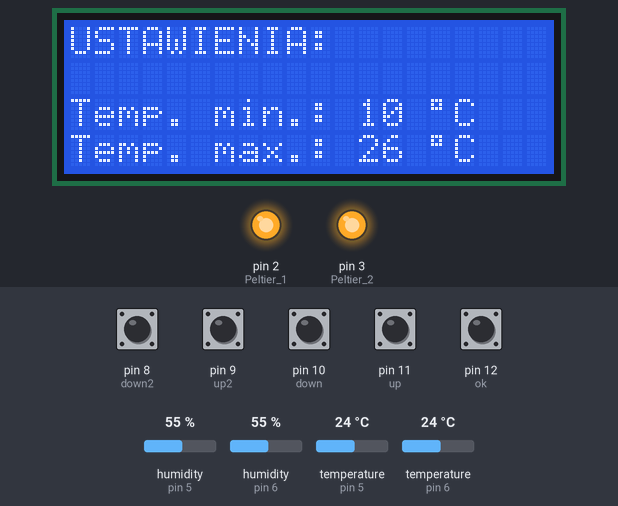
A sketch run on a simulated Arduino Uno, built with avr-gcc and run on an emulated ATmega328P. Shown: 20×4 character LCD, output pins drawn as LEDs (lit = HIGH). The inputs (shaded band) are chosen by the test bench; at power-on: pin 8 (down2), pin 9 (up2), pin 10 (down), pin 11 (up), pin 12 (ok) HIGH, temperature (sensors on pin 5, pin 6) 24 °C, humidity (sensors on pin 5, pin 6) 55 %. What the sketch prints to the serial monitor is not drawn.

Above: at 4.2 s.
4.3 s: pin 12 (ok) pulled LOW for 1 s
At 4.7 s:
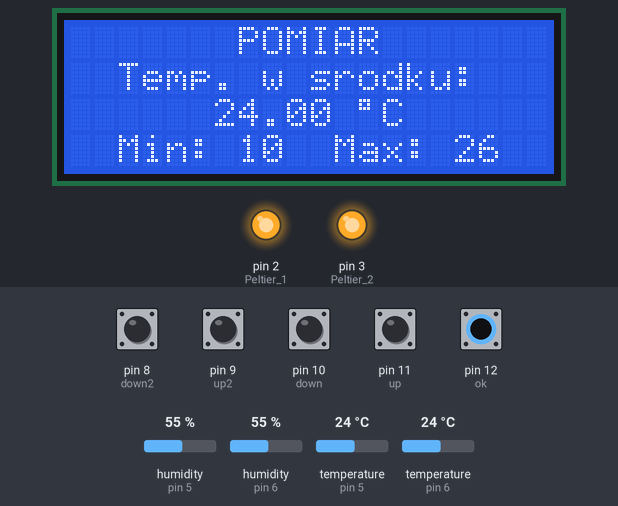
6.8 s: pin 8 (down2) pulled LOW for 0.15 s
At 8.2 s:
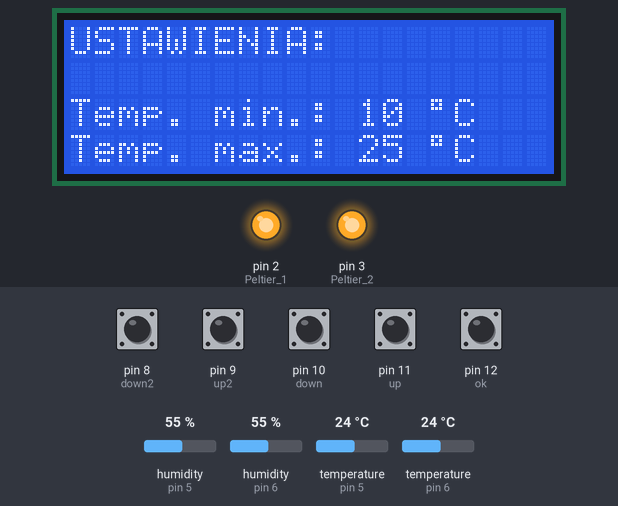
8.5 s: pin 12 (ok) pulled LOW for 0.15 s
10.2 s: temperature (sensor on pin 5) set to 25.6 °C
At 12.6 s:
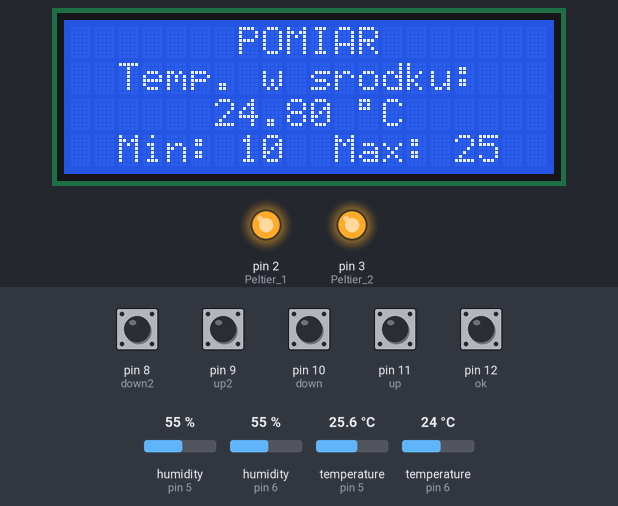
12.9 s: temperature (sensor on pin 5) set to 26.6 °C
At 14.7 s:
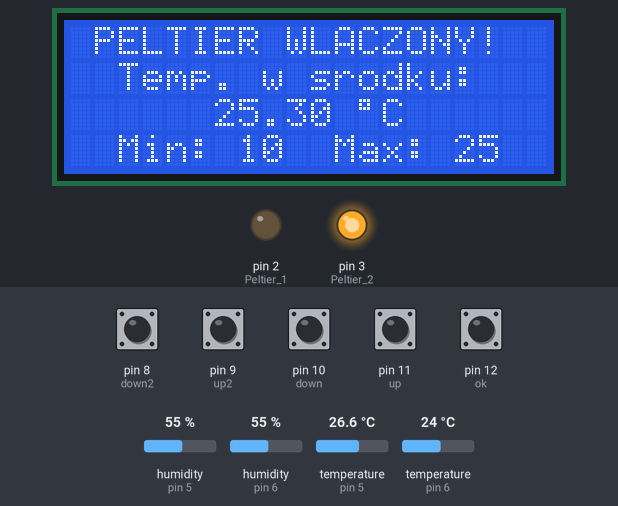
15.0 s: temperature (sensor on pin 5) set to 10.6 °C
At 16.7 s:
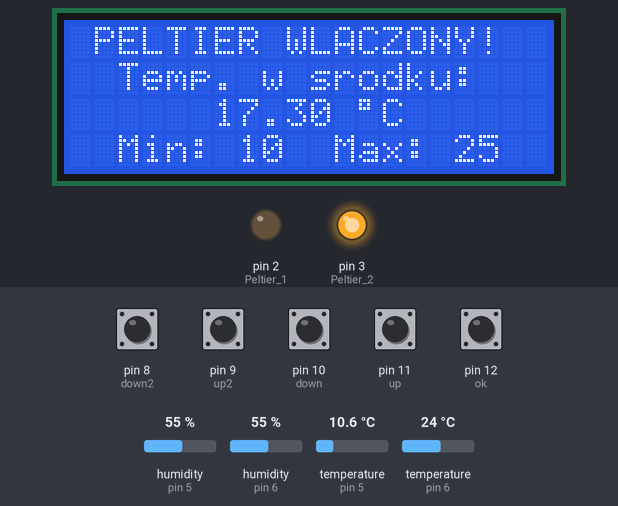
17.0 s: temperature (sensor on pin 5) set to 9.5 °C
At 18.7 s:
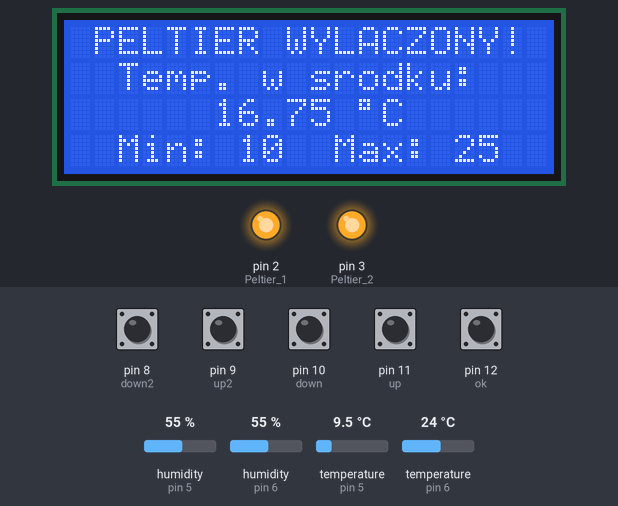
Timing chart, 0 to 20.1 s (numbered marks = the images above; inputs shaded):
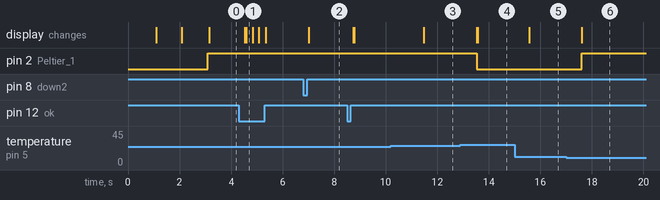

Measured:
- the behaviour switches between 25.9 and 26 °C on temperature (sensor on pin 5) (found by bisection; images 3 and 4)
- the behaviour switches between 10.1 and 10 °C on temperature (sensor on pin 5) (found by bisection; images 5 and 6)
- after the input at 4.3 s, the display: first changes after 0.24 s (image 1 shows a later state)
- after the input at 6.8 s, the display: changes after 0.22 s (image 2)
- after the input at 10.2 s, the display: changes after 1.3 s (image 3)
- after the input at 12.9 s, pin 2 (Peltier_1): HIGH → LOW after 0.64 s; the display: first changes after 0.64 s (image 4 shows a later state)
- after the input at 15.0 s, the display: changes after 0.58 s (image 5)
- after the input at 17.0 s, pin 2 (Peltier_1): LOW → HIGH after 0.60 s; the display: first changes after 0.60 s (image 6 shows a later state)

The sketch:

Peltier_cider.ino
```cpp
#include <Wire.h>   // standardowa biblioteka Arduino
#include <LiquidCrystal_I2C.h>
#include "DHT.h"

#define DHTPIN_1 5
#define DHTTYPE_1 DHT22
DHT dht1(DHTPIN_1, DHTTYPE_1);
#define DHTPIN_2 6
#define DHTTYPE_2 DHT22
DHT dht2(DHTPIN_2, DHTTYPE_2);

LiquidCrystal_I2C lcd(0x27, 2, 1, 0, 4, 5, 6, 7, 3, POSITIVE);

#define Peltier_1 2
#define Peltier_2 3

#define ok 12 //przycisk ok
#define up 11 //przycisk up
#define down 10 //przycisk down
#define up2 9 //przycisk up
#define down2 8 //przycisk down


int tmin=10;  // USTAW - Temperatura minimalna
int tmax=26;  // USTAW - Temperatura maxymalna
float temp=0.0;   // Srednia temperatury z dwoch czojnikow

    //zmienne przedstawiające stan pompy
    int chlodzenie=0;  //0 - ustawienie temperatury min i max 1 - Pomiar 2 - wyłączone   3 - włączone
    #define USTAWIENIA 0
    #define POMIAR 1
    #define OFF  2
    #define ON  3

    //zmienne zawierające czas
    unsigned long time_on = 0;       //czas włączenia pompy
    unsigned long aktualny_czas=0;   //aktualny czas

void setup()
  {
  Serial.begin(9600);
  lcd.begin(20,4);
  lcd.backlight();
  lcd.setCursor(2,0);
  lcd.print("Lodowka Peltiera");
    delay(1000);
  lcd.setCursor(6,1);
  lcd.print("ver 1.0");
    delay(1000);
  lcd.setCursor(7,3);
  lcd.print("2018r");
    delay(1000);

  lcd.clear();

  dht1.begin();
  dht2.begin();

  pinMode(Peltier_1, OUTPUT);     // Peltier 1
  pinMode(Peltier_2, OUTPUT);     // Peltier 2
  pinMode(up, INPUT_PULLUP); //UP
  pinMode(down, INPUT_PULLUP);//DOWN
  pinMode(up2, INPUT_PULLUP); //UP
  pinMode(down2, INPUT_PULLUP);//DOWN
  pinMode(ok, INPUT_PULLUP);//DOWN

  digitalWrite(Peltier_1, HIGH);
  digitalWrite(Peltier_2, HIGH);
  chlodzenie = 0;
  time_on = 0;
    }

    void loop()
    {
      //Pobierz liczbe milisekund od startu
      aktualny_czas = millis();

float t1 = dht1.readTemperature();
float t2 = dht2.readTemperature();

 if (isnan(t1)) {
    lcd.setCursor(0,0);
    lcd.print("Failed to read from DHT #1");
  } else {
    Serial.print("Temperature 1: ");
    Serial.print(t1);
    Serial.println(" *C");
  }
  if (isnan(t2)) {
    lcd.setCursor(0,3);
    lcd.println("Failed to read from DHT #2");
  } else {

    Serial.print("Temperature 2: ");
    Serial.print(t2);
    Serial.println(" *C");
  }
  temp=(t1+t2)/2;

      //w pętli switch w zależności od wartości zmiennej Peltier wykonujemy nasz program
      switch(chlodzenie)
      {
        //----------------------------------------------------------------------------
        case USTAWIENIA:
             //----------------------------------przyciski---------------------//
           Serial.println("USTAWIENIA");

            if (digitalRead(up) == LOW ){ //jeśli przycisk jest wciśnięty
                tmin ++; //dodaj +1 do naszego licznika
              while (digitalRead(up) == LOW) {
                delay(150);} //wyjście z if'a
                }
            if (digitalRead(down) == LOW ) { //jeśli przycisk jest wciśnięty
                tmin --; //odejmij -1 do naszego licznika
              while (digitalRead(down) == LOW){
                delay(150); } //wyjście z if'a
                }
            if (digitalRead(up2) == LOW ){ //jeśli przycisk jest wciśnięty
                tmax ++; //dodaj +1 do naszego licznika
              while (digitalRead(up2) == LOW) {
                delay(150);} //wyjście z if'a
                }
            if (digitalRead(down2) == LOW ) { //jeśli przycisk jest wciśnięty
                tmax --; //odejmij -1 do naszego licznika
              while (digitalRead(down2) == LOW){
                delay(150); } //wyjście z if'a
                }

              //---------------------------------LCD-------------------------//
           Serial.println("LCD");
             lcd.setCursor(0,0);
             lcd.print("USTAWIENIA:");
             lcd.setCursor(0,2);
             lcd.print("Temp. min.:");
             lcd.setCursor(0,3);
             lcd.print("Temp. max.:");

             lcd.setCursor(12,2);
             lcd.print(tmin);
             lcd.setCursor(15,2);
             lcd.print("\xDF" "C");
             lcd.setCursor(12,3);
             lcd.print(tmax);
             lcd.setCursor(15,3);
             lcd.print("\xDF" "C");
//-------------------------PODCZAS USTAWIEN PELTIER WYLACZONY------------------------
          digitalWrite(Peltier_1, HIGH);


              if (digitalRead(ok) == LOW){
                delay(200);
                lcd.clear();
                chlodzenie=POMIAR;
                } //wyjście z if'a

         break;    //wyjście ze switch
  //--------------------------------------------------------------------------//
        case POMIAR:
           Serial.println("POMIAR");
 //----------------------------------LCD----------------------------------------------//
             lcd.setCursor(7,0);
             lcd.print("POMIAR");
             lcd.setCursor(2,1);
             lcd.print("Temp. w srodku:");
             lcd.setCursor(6,2);
             lcd.print(temp);
             lcd.setCursor(12,2);
             lcd.print("\xDF" "C");
             lcd.setCursor(2,3);
             lcd.print("Min:");
             lcd.setCursor(7,3);
             lcd.print(tmin);
             lcd.setCursor(11,3);
             lcd.print("Max:");
             lcd.setCursor(16,3);
             lcd.print(tmax);

          if(temp>=tmax)             //Jeśli temperatura wzrosla powyzej T-MAX
            {
              time_on=aktualny_czas;             //zapamiętaj czas włączenia
              digitalWrite(Peltier_1, LOW);        //włącz peltiera

              chlodzenie=ON;
            }
            if(temp<=tmin){
              chlodzenie=OFF;
            }
                if (digitalRead(ok) == LOW){
                delay(200);
                lcd.clear();
                chlodzenie=USTAWIENIA;
                }
          break;    //wyjście ze switch
        //----------------------------------------------------------------------------
        case OFF:
          //chlodzenie wylaczone
           Serial.println("OFF");
 //----------------------------------LCD----------------------------------------------//
             lcd.setCursor(1,0);
             lcd.print("PELTIER WYLACZONY!");
             lcd.setCursor(2,1);
             lcd.print("Temp. w srodku:");
             lcd.setCursor(6,2);
             lcd.print(temp);
             lcd.setCursor(12,2);
             lcd.print("\xDF" "C");
             lcd.setCursor(2,3);
             lcd.print("Min:");
             lcd.setCursor(7,3);
             lcd.print(tmin);
             lcd.setCursor(11,3);
             lcd.print("Max:");
             lcd.setCursor(16,3);
             lcd.print(tmax);


          if(t1>=tmax)             //Jeśli temperatura wzrosla powyzej T-MAX
            {
              time_on=aktualny_czas;             //zapamiętaj czas włączenia
              digitalWrite(Peltier_1, LOW);        //włącz peltiera

              chlodzenie=ON;
            }
                if (digitalRead(ok) == LOW){
                delay(200);
                lcd.clear();
                chlodzenie=USTAWIENIA;
                }
          break;    //wyjście ze switch
         //----------------------------------------------------------------------------
         case ON:
           Serial.println("ON");
 //----------------------------------LCD----------------------------------------------//
             lcd.setCursor(1,0);
             lcd.print("PELTIER WLACZONY!");
             lcd.setCursor(2,1);
             lcd.print("Temp. w srodku:");
             lcd.setCursor(6,2);
             lcd.print(temp);
             lcd.setCursor(12,2);
             lcd.print("\xDF" "C");
             lcd.setCursor(2,3);
             lcd.print("Min:");
             lcd.setCursor(7,3);
             lcd.print(tmin);
             lcd.setCursor(11,3);
             lcd.print("Max:");
             lcd.setCursor(16,3);
             lcd.print(tmax);

           if(t1<=tmin)             //Jeśli temperatura spadła do T-MIN
            {
              digitalWrite(Peltier_1, HIGH);         //wyłącz chlodzenie
              chlodzenie=OFF;

            }
                if (digitalRead(ok) == LOW){
                delay(200);
                lcd.clear();
                chlodzenie=USTAWIENIA;
                }
   //wyjście ze switch
      default:
      break;
      }       //koniec switch
    }
```
